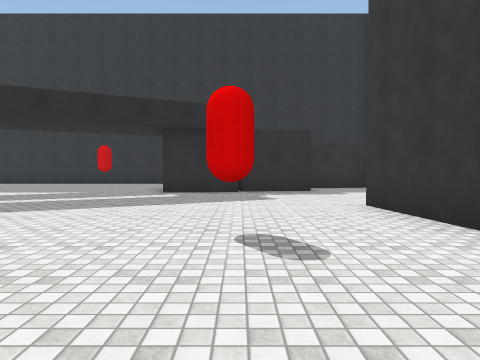
[1] (above)

24 first-person views from a walk through a scene from a Unity 3-D project. The camera is 1.3 m above the floor, tilts 2° down and sees 70° across. The floor is counted in squares, 2 m on a side. Each view is taken from the middle of a square. On the plan, view 1 faces up. The plan holds only what a view shows up to about 10 squares ahead; the rest is blank. The place goes on beyond the plan. Surface patterns are stand-ins for the level's own textures.

[2]
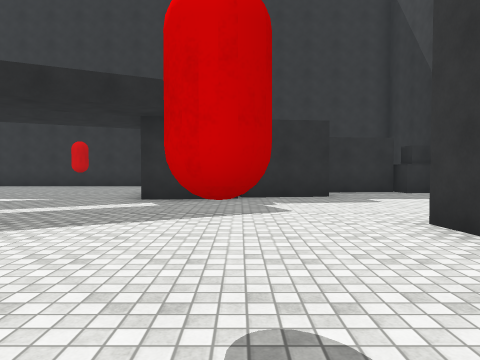

[3]
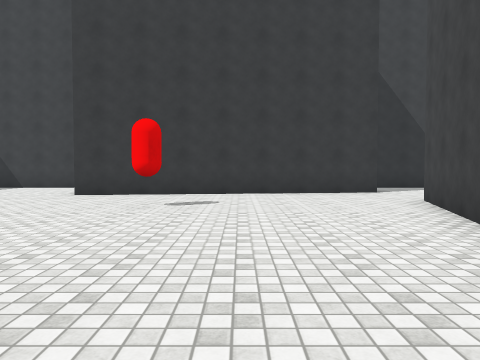

[4]
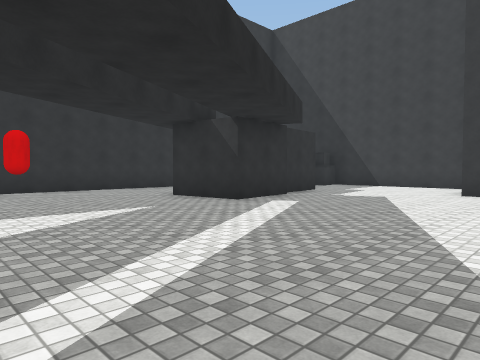

[5]
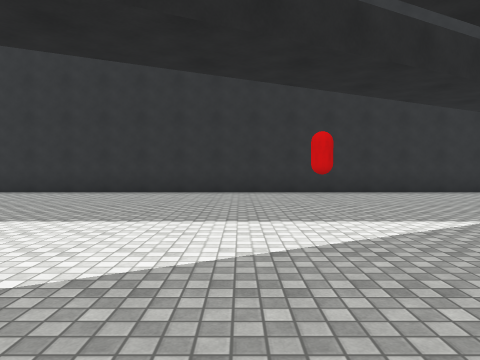

[6]
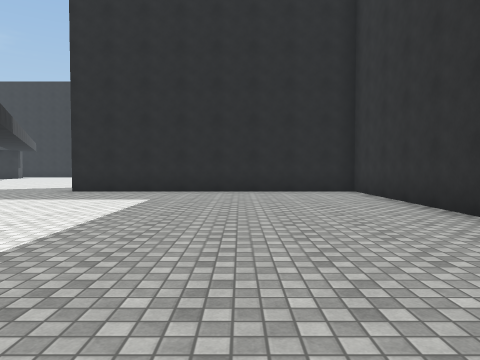

[7]
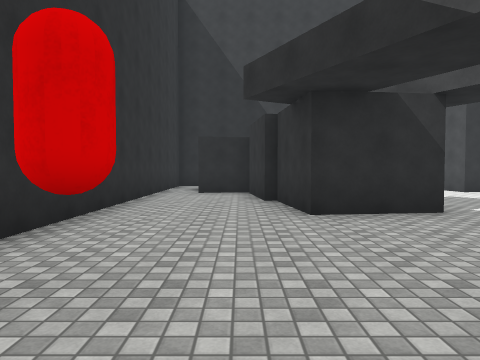

[8]
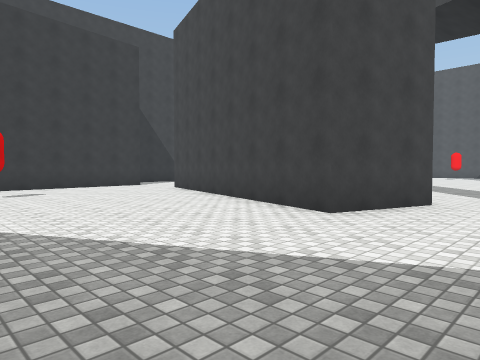

[9]
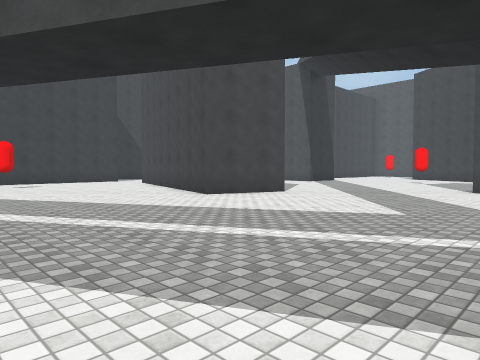

[10]
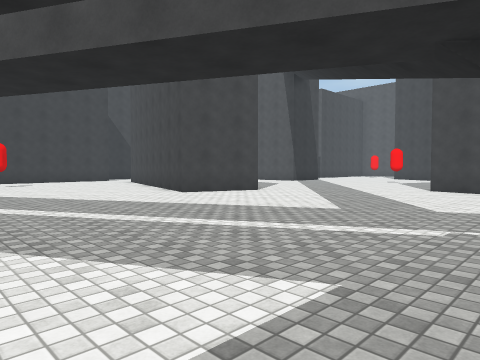

[11]
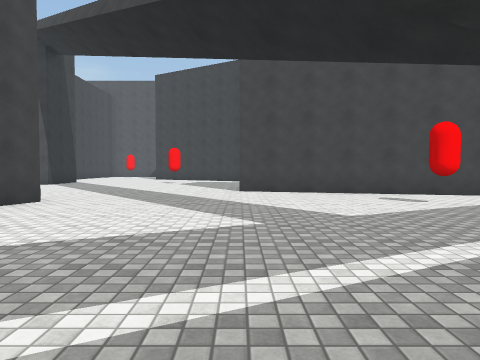

[12]
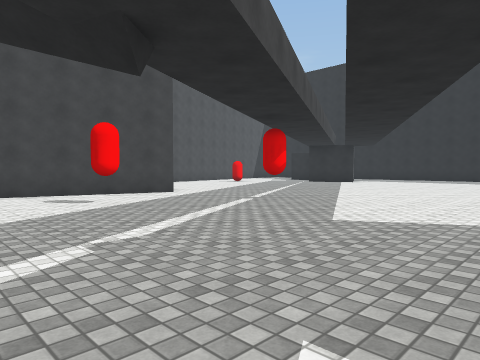

[13]
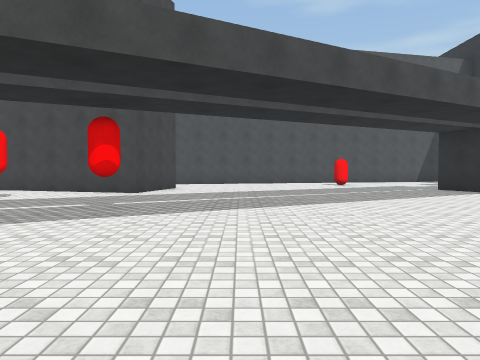

[14]
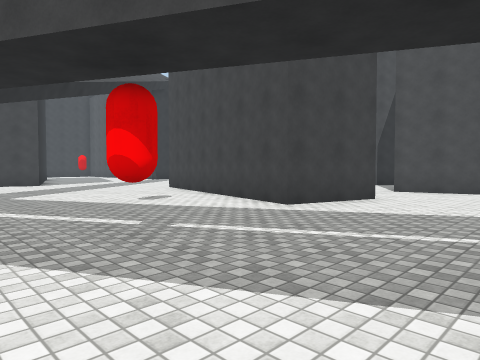

[15]
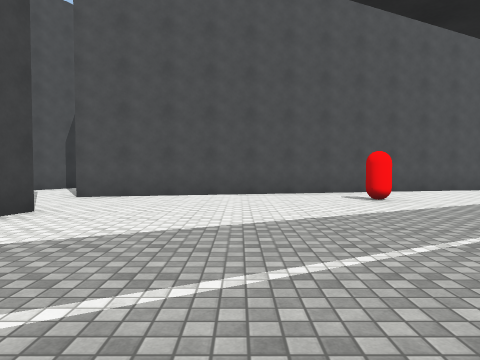

[16]
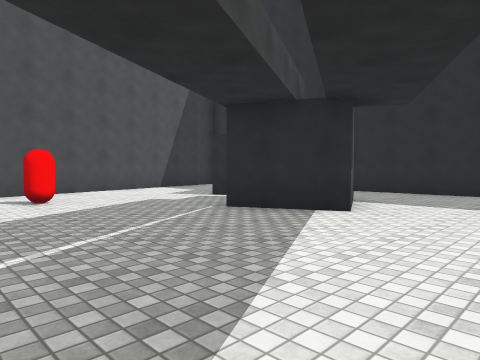

[17]
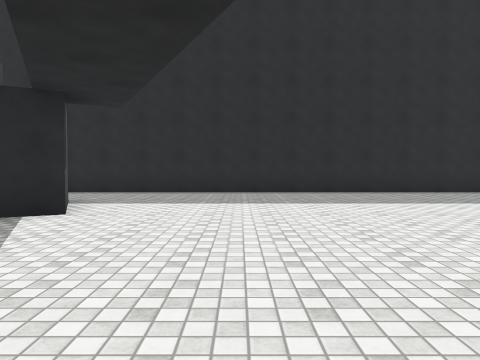

[18]
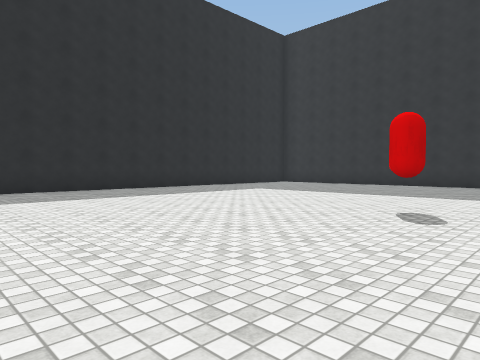

[19]
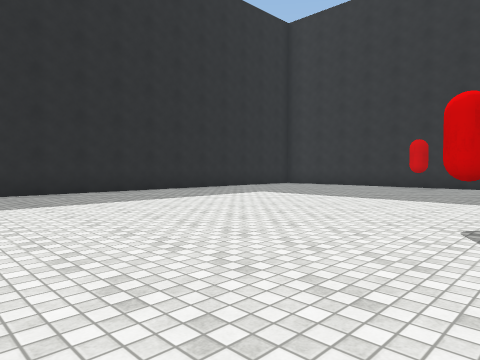

[20]
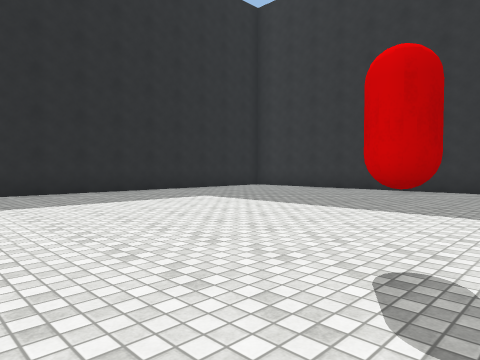

[21]
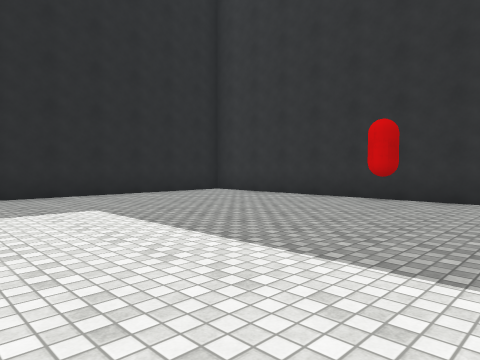

[22]
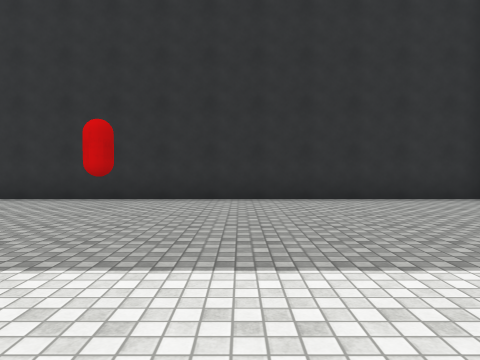

[23]
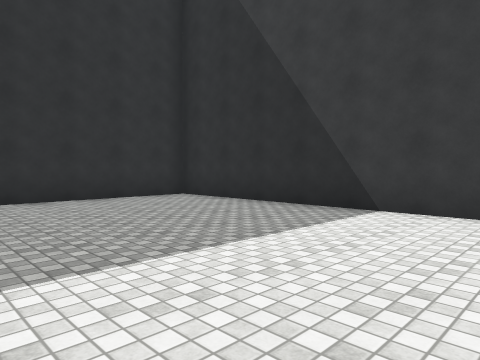

[24]
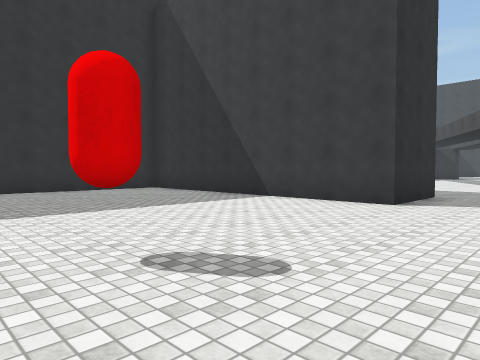

### Floor plan
Points are (right, up) in squares from view 1. A wall is a line through its corners. A room is listed if a view was taken in it or the views show most of it. See-through windows are left out.
Room 1 (views 1, 2, 3, 4, 5, 6, 7, 8, 9, 10, 11, 12, 13, 14, 15, 16, 17, 18, 19, 20, 21, 22, 23, 24)
walls: (-7.2, -1.7) (-6.5, 0.6) (0.9, -1.7); (-17.9, -5.2) (-17.3, -2.9) (-11, -4.6); (-0.1, 9.3) (-2, 9) (-2.3, 11) (-0.3, 11.3); (3.1, -1.8) (2.2, 6) (3, 6.1); (-0.2, 11.5) (1.8, 11.7); (-28.5, -3.3) (-26.8, -2.4) (-25.9, -4.3); (2, 9.8) (0, 9.5); (2.1, 11.7) (2, 13.1); (-27.9, -10) (-17.3, -7.6); (1.5, 14.2) (-15.5, 14.2) (-15.5, 6.3) (-17.9, 6.3) (-17.9, 14.2) (-30, 14.2); (4.2, 11.3) (2.4, 11.1); (-31.2, 13) (-31.2, -4.6)
ways out: opening at (1, 14)
objects: red capsule (-25, 13); red capsule (-24, -7); red capsule (-23, 6); red capsule (-18, 0); red capsule (-15, -1); red capsule (-5, 13); red capsule (0, 4); cube (5, 11)

Where each view was taken, in squares from view 1:
view 1: 0 up, 0 right, facing up
view 2: 2 up, 0 right, facing up
view 3: 2 up, 6 left, facing right
view 4: 4 up, 7 left, facing up-right
view 5: 5 up, 7 left, facing up
view 6: 11 up, 6 left, facing left
view 7: 12 up, 7 left, facing right
view 8: 5 up, 9 left, facing down-right
view 9: 6 up, 13 left, facing down-right
view 10: 6 up, 14 left, facing down-right
view 11: 5 up, 11 left, facing down
view 12: 5 up, 12 left, facing down-left
view 13: 6 up, 20 left, facing down
view 14: 2 up, 21 left, facing down-right
view 15: 0 up, 21 left, facing down
view 16: 0 up, 22 left, facing down-left
view 17: 0 up, 22 left, facing left
view 18: 1 up, 21 left, facing up-left
view 19: 2 up, 22 left, facing up-left
view 20: 4 up, 22 left, facing up-left
view 21: 7 up, 23 left, facing up-left
view 22: 7 up, 23 left, facing up
view 23: 7 up, 23 left, facing up-right
view 24: 4 up, 24 left, facing up-right
